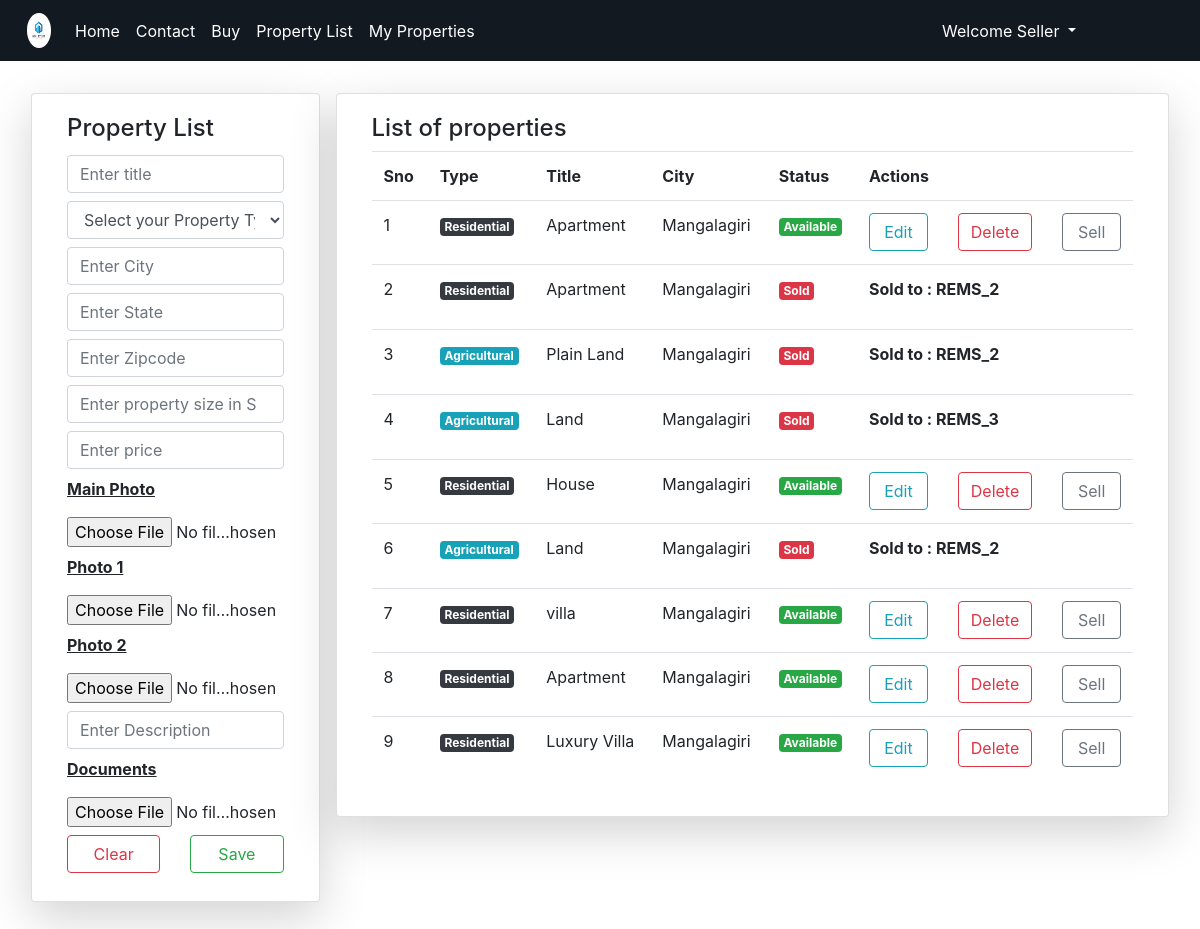
Page /proplista/ (signed in) on the committed database.
### RApp/models.py (models this page shows)
class Property(models.Model):
    y = [
        ('s','Select your Property Type'),
        ('1','Residential'),
        ('2','Commercial'),
        ('3','Agricultural'),
        ('4','Industrial'),
    ]
    d = [
        ('a','Available'),
        ('g','Sold'),
    ]
    proptitle = models.CharField(max_length=200)
    proptype = models.CharField(choices=y,default='s',max_length=15)
    propcity = models.CharField(max_length=200)
    propstate = models.CharField(max_length=200)
    propzipcode = models.CharField(max_length=20)
    propdesc = models.TextField()
    propsqft = models.PositiveIntegerField()
    propprice = models.DecimalField(max_digits=10,decimal_places=2)
    main_photo =models.ImageField(upload_to='Prroperties/',default='prop.png')
    photo_1 = models.ImageField(upload_to='properties/', blank=True, null=True)
    photo_2 = models.ImageField(upload_to='properties/', blank=True, null=True)
    list_date = models.DateTimeField(auto_now_add=True)
    propstatus = models.CharField(choices=d,default='a',max_length=10)
    propdoc = models.FileField(upload_to='Attachments/')
    propsoldto = models.CharField(max_length=200,null=True,blank=True)
    propown = models.CharField(max_length=200,default='Default Owner')
    propprevown = models.CharField(max_length=200,default='Owner')
    pown = models.ForeignKey(User,on_delete=models.CASCADE)

### RApp/views.py (the view, shortened to what this page needs)
# urls.py: path('proplista/',views.proplist,name="lprop"),
def proplist(request):
	p = Property.objects.all()
	a = User.objects.get(id = request.user.id)
	d = PropForm()
	return render(request,'html/addproperty_admin.html',{'z':d,'h':p})

### templates/html/addproperty_admin.html (shortened to what this page needs)
{% extends 'html/base.html' %}
{% block content %}
<div class="container-fluid mt-4">
	<div class="row mx-2">
		<div class="card col-md-3 shadow-lg m-2 h-100">
			<div class="card-body">
				<h4 class="card-title">Property List</h4>
				<form method="post" enctype="multipart/form-data">
                    {{z.proptitle}}
					{{z.proptype}}
					{{z.propcity}}
					{{z.propstate}}
					{{z.propzipcode}}
					{{z.propsqft}}
					{{z.propprice}}
					<p><b><u>Main Photo</u></b></p>
					{{z.main_photo}}
					<p><b><u>Photo 1</u></b></p>
					{{z.photo_1}}
					<p><b><u>Photo 2</u></b></p>
					{{z.photo_2}}
					{{z.propdesc}}
					<p><b><u>Documents</u></b></p>
					{{z.propdoc}}
					<div class="row my-2">
						<div class="col">
							<input type="reset" value="Clear" class="btn btn-outline-danger form-control">
						</div>
						<div class="col">
							<input type="submit" value="Save" class="btn btn-outline-success form-control">
						</div>
					</div>
				</form>
			</div>
		</div>
		<div class="card col-md shadow-lg h-100 mx-2 my-2">
			<div class="card-body">
			  <h4>List of properties</h4>
			  <table class="table">
				<tr>
					<th>Sno</th>
					<th>Type</th>
					<th>Title</th>
					<th>City</th>
					<th>Status</th>
					<th>Actions</th>
				</tr>
				{% for i in h %}
				<tr>
					<td>{{forloop.counter}}</td>
					<td>
						{% if i.proptype == "1" %}
							<p class="badge badge-dark">Residential</p>
						{% elif i.proptype == "2" %}
							<p class="badge badge-success">Commercial</p>
						{% elif i.proptype == "3" %}
							<p class="badge badge-info">Agricultural</p>
						{% elif i.proptype == "4" %}
							<p class="badge badge-warning">Industrial</p>
						{% endif %}
					</td>
					<td>{{i.proptitle}}</td>
					<td>{{i.propcity}}</td>
					<td>
						{% if i.propstatus == "g" %}
							<p class="badge badge-danger">Sold</p>
						{% elif i.propstatus == "a" %}
							<p class="badge badge-success">Available</p>
						{% endif %}
					</td>
					<td>
						{% if i.propstatus == "a" %}
							<div class="row">
								<div class="col">
									<a href="{% url 'uprop' i.id %}" class="btn btn-outline-info form-control">Edit</a>
								</div>
								<div class="col">
									<a href="{% url 'dp' i.id %}" class="btn btn-outline-danger form-control">Delete</a>
								</div>
								<div class="col">
									<a href="{% url 'sp' i.id %}" class="btn btn-outline-secondary form-control">Sell</a>
								</div>
							</div>
						{% else %}
							<p><b>Sold to : {{i.propsoldto}}</b></p>
						{% endif %}
					</td>
				</tr>
				{% endfor %}
          		</table>
        	</div>
      	</div>
    </div>
	<br>
	<br>
</div>
{% endblock %}

### rows in the picture
Property: proptype "Residential", proptitle "Apartment", propcity "Mangalagiri", propstatus "Available"
Property: proptype "Residential", proptitle "Apartment", propcity "Mangalagiri", propstatus "Sold", propsoldto "REMS_2"
Property: proptype "Agricultural", proptitle "Plain Land", propcity "Mangalagiri", propstatus "Sold", propsoldto "REMS_2"
Property: proptype "Agricultural", proptitle "Land", propcity "Mangalagiri", propstatus "Sold", propsoldto "REMS_3"
Property: proptype "Residential", proptitle "House", propcity "Mangalagiri", propstatus "Available"
Property: proptype "Agricultural", proptitle "Land", propcity "Mangalagiri", propstatus "Sold", propsoldto "REMS_2"
Property: proptype "Residential", proptitle "villa", propcity "Mangalagiri", propstatus "Available"
Property: proptype "Residential", proptitle "Apartment", propcity "Mangalagiri", propstatus "Available"
Property: proptype "Residential", proptitle "Luxury Villa", propcity "Mangalagiri", propstatus "Available"
